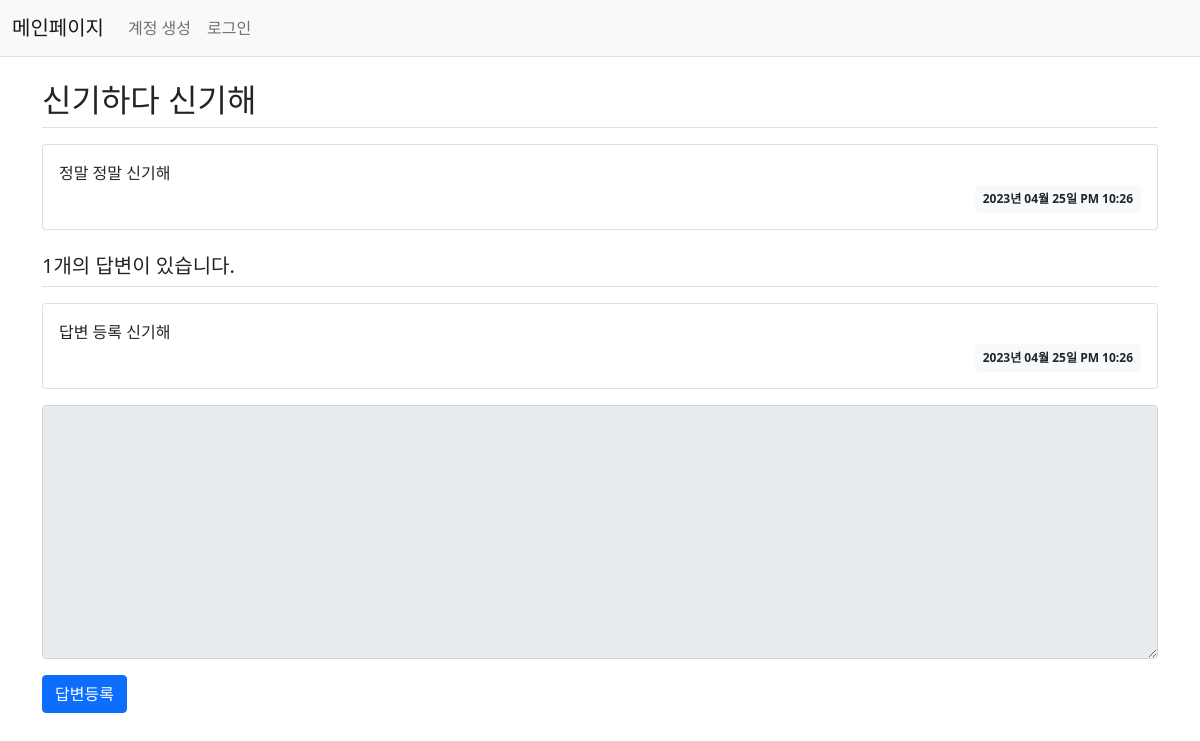
The page /question/detail/15/ on the database its author committed.
### pybo/models.py (models this page shows)
class Question(db.Model):
    id = db.Column(db.Integer, primary_key=True)
    subject = db.Column(db.String(200), nullable=False)
    content = db.Column(db.Text(), nullable=False)
    create_date = db.Column(db.DateTime(), nullable=False)
    user_id = db.Column(db.Integer, db.ForeignKey('user.id', ondelete='CASCADE'), nullable=False)
    user = db.relationship('User', backref=db.backref('question_set'))

class Answer(db.Model):
    id = db.Column(db.Integer, primary_key=True)
    question_id = db.Column(db.Integer, db.ForeignKey('question.id', ondelete='CASCADE'))
    question = db.relationship('Question', backref=db.backref('answer_set'))
    content = db.Column(db.Text(), nullable=False)
    create_date = db.Column(db.DateTime(), nullable=False)
    user_id = db.Column(db.Integer, db.ForeignKey('user.id', ondelete='CASCADE'), nullable=False)
    user = db.relationship('User', backref=db.backref('answer_set'))

### pybo/views/question_views.py (the view)
@bp.route('/detail/<int:question_id>/')
def detail(question_id):
    form = AnswerForm()
    question = Question.query.get_or_404(question_id)
    return render_template('question/question_detail.html', question=question, form=form)

### pybo/forms.py
class AnswerForm(FlaskForm):
    content = TextAreaField('내용', validators=[DataRequired('내용은 필수입력 항목입니다.')])

### pybo/filter.py (called while the page is built)
def format_datetime(value, fmt='%Y년 %m월 %d일 %p %I:%M'):
    return value.strftime(fmt)

### pybo/views/auth_views.py (called while the page is built)
@bp.before_app_request
def load_logged_in_user():
    user_id = session.get('user_id')
    if user_id is None:
        g.user = None
    else:
        g.user = User.query.get(user_id)

### pybo/templates/question/question_detail.html (shortened to what this page needs)
{% extends 'base.html' %}
{% block content %}
    <div class="container my-3">
        <h2 class="border-bottom py-2">{{ question.subject }}</h2>
        <div class="card my-3">
            <div class="card-body">
                <div class="card-text" style="white-space: pre-line;">{{ question.content }}</div>
                <div class="d-flex justify-content-end">
                    <div class="badge bg-light text-dark p-2">
                        {{ question.create_date|datetime }}
                    </div>
                </div>
            </div>
        </div>
        <h5 class="border-bottom my-3 py-2">{{ question.answer_set|length }}개의 답변이 있습니다.</h5>
        {% for answer in question.answer_set %}
        <div class="card my-3">
            <div class="card-body">
                <div class="card-text" style="white-space: pre-line;">{{ answer.content }}</div>
                <div class="d-flex justify-content-end">
                    <div class="badge bg-light text-dark p-2">
                        {{ answer.create_date|datetime }}
                    </div>
                </div>
            </div>
        </div>
        {% endfor %}
        <form action="{{ url_for('answer.create', question_id=question.id) }}" method="post" class="my-3">
            <div class="mb-3">
                <textarea {% if not g.user %}disabled{% endif %}
                 name="content" id="content" class="form-control" rows="10"></textarea>
            </div>
            <input type="submit" value="답변등록" class="btn btn-primary">
        </form>
    </div>
{% endblock %}

### rows shown on the page
Question: subject "신기하다 신기해", content "정말 정말 신기해", create_date "2023년 04월 25일 PM 10:26"
Answer: content "답변 등록 신기해", create_date "2023년 04월 25일 PM 10:26"

### other values the page prints
{{ question.answer_set|length }} "1"
